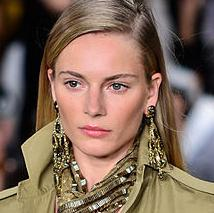
#> input picture data/female/female_000187.jpg, 214 x 213 px, given in place of video.mp4, which was not available
$ python _07_inference_pipeline_video.py
#> lines starting #> are read from the running program, lines starting #| are printed output that depends on the picture; after the words box and inside, x2 and y2 are one past the last pixel; in counts of white or black regions, pixels touching at a corner belong together; pictures that were not available may be replaced by others from this repository, and a replacement may not be noted
#> further down, frame is the input picture: shape (213, 214, 3); mean B, G, R 90.1, 105.2, 128.2
### machine learning/_06_inference_pipeline.py
import cv2
import joblib
import numpy as np

def find_faces_and_gender(im, cascade_file, pca_file, model_file):
    # OpenCV step
#> called with pca_file = '../model/pcafeat_model.joblib', model_file = '../model/best_model.joblib'
    im_copy = im.copy()
    cascade = cv2.CascadeClassifier(cascade_file)
    gray = cv2.cvtColor(im, cv2.COLOR_BGR2GRAY)
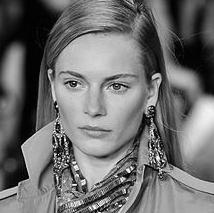
#> gray: shape (213, 214); min 0, max 254, mean 110.4
    face = cascade.detectMultiScale(gray, 1.3, 5)
#> face = [[39, 39, 112, 112]]
    (x,y,w,h) = face[0]
#> x = 39; y = 39; w = 112; h = 112
    cv2.rectangle(im, (x,y), (x+w, y+h), (0,255,0), 3)
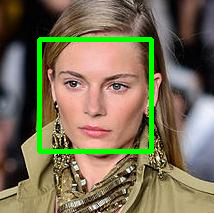
#> im: shape (213, 214, 3); 4.89% of pixels changed, all inside (x1, y1, x2, y2) = (37, 37, 154, 154)
    crop = im_copy[y:y+h, x:x+w]
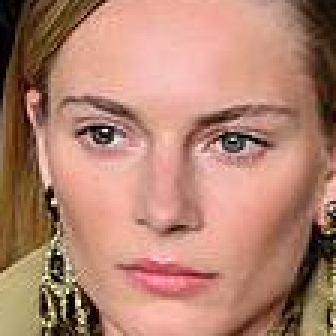
#> crop: shape (112, 112, 3) (shown 3 times larger); mean B, G, R 111.7, 130.6, 178.4
    crop_gray = gray[y:y+h, x:x+w]
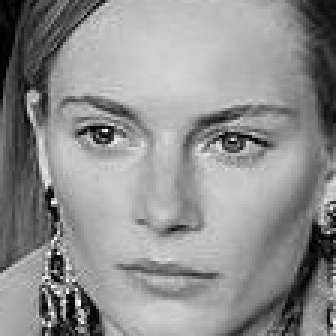
#> crop_gray: shape (112, 112) (shown 3 times larger); min 0, max 251, mean 142.7
    crop_resized = cv2.resize(crop_gray, (100,100))
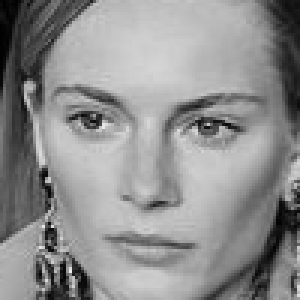
#> crop_resized: shape (100, 100) (shown 3 times larger); min 1, max 238, mean 142.6

    # PCA step
    norm = crop_resized / 255.0
    flat = norm.flatten()
#> flat = 10000 values, max 0.933 at index 9023, min 0.00392 at index 1, mean 0.559
    pca = joblib.load(pca_file)
    feat = pca.transform(flat.reshape(1,-1))
    #print(feat.shape)

    # Model step
    model = joblib.load(model_file)
    pred = model.predict(feat)
    pred_proba = model.predict_proba(feat)
    inf = ['Male' if pred == 0 else 'Female'][0]
    confidence = pred_proba[0][np.argmax(pred_proba[0])]

    return inf, confidence, face[0], crop

# [6 lines left out: function draw_face_and_gender, not called in this run]

# [12 lines that do not run on import are left out]

### machine learning/_07_inference_pipeline_video.py
import cv2
from _06_inference_pipeline import find_faces_and_gender, draw_face_and_gender

if __name__ == '__main__':

    cascade_file = '../model/haarcascade_frontalface_default.xml'
    video_file = '../data/video.mp4'
    model_file = '../model/best_model.joblib'
    pca_file = '../model/pcafeat_model.joblib'

    cap = cv2.VideoCapture(video_file)

    while True:
        ret, frame = cap.read()

        if ret != True:
            break

        try:
            inf, confidence, coord, crop = find_faces_and_gender(frame, cascade_file, pca_file, model_file)
            frame = draw_face_and_gender(frame, inf, confidence, coord, crop)
        except:
            pass

        cv2.imshow('Video',frame)
        cv2.waitKey(10)

cv2.destroyAllWindows()
cap.release()

$ run again, on data/female/female_000405.jpg
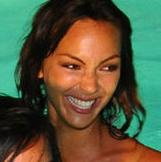
#> input picture data/female/female_000405.jpg, 161 x 162 px, given in place of video.mp4, which was not available
#> frame is the input picture: shape (162, 161, 3); mean B, G, R 62, 88.1, 86.4
#> in find_faces_and_gender, `gray = cv2.cvtColor(im, cv2.COLOR_BGR2GRAY)`:
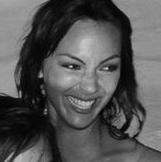
#> gray: shape (162, 161); min 1, max 226, mean 84.6
#> face = [[45, 34, 87, 87]]
#> x = 45; y = 34; w = 87
#> im: shape (162, 161, 3); 6.63% of pixels changed, all inside (x1, y1, x2, y2) = (43, 32, 135, 124)
#> in find_faces_and_gender, `crop_resized = cv2.resize(crop_gray, (100,100))`:
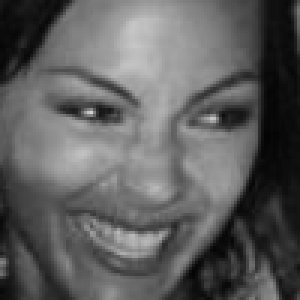
#> crop_resized: shape (100, 100) (shown 3 times larger); min 3, max 211, mean 94.1
#> flat = 10000 values, max 0.827 at index 3730, min 0.0118 at index 4489, mean 0.369

$ run again, on data/female/female_000439.jpg
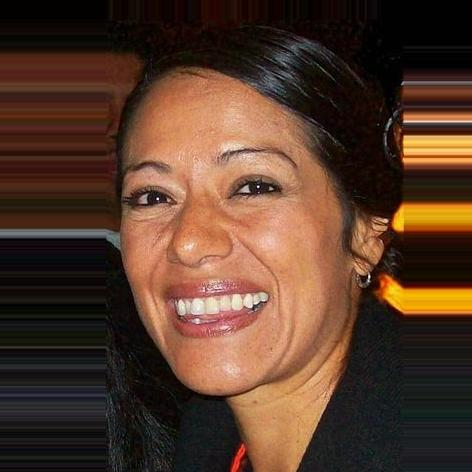
#> input picture data/female/female_000439.jpg, 472 x 472 px, given in place of video.mp4, which was not available
#> frame is the input picture: shape (472, 472, 3); mean B, G, R 42.2, 58.7, 86.8
#> in find_faces_and_gender, `gray = cv2.cvtColor(im, cv2.COLOR_BGR2GRAY)`:
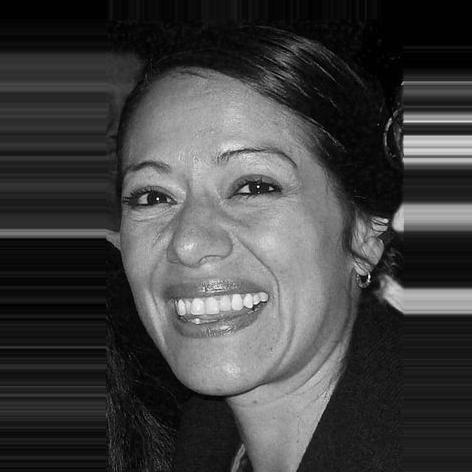
#> gray: shape (472, 472); min 0, max 253, mean 65.2
#> face = [[66, 87, 293, 293]]
#> x = 66; y = 87; w = 293
#> im: shape (472, 472, 3); 2.62% of pixels changed, all inside (x1, y1, x2, y2) = (64, 85, 362, 383)
#> in find_faces_and_gender, `crop_resized = cv2.resize(crop_gray, (100,100))`:
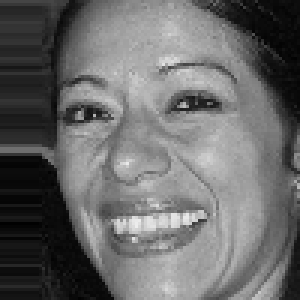
#> crop_resized: shape (100, 100) (shown 3 times larger); min 1, max 237, mean 105
#> flat = 10000 values, max 0.929 at index 7545, min 0.00392 at index 7400, mean 0.412
